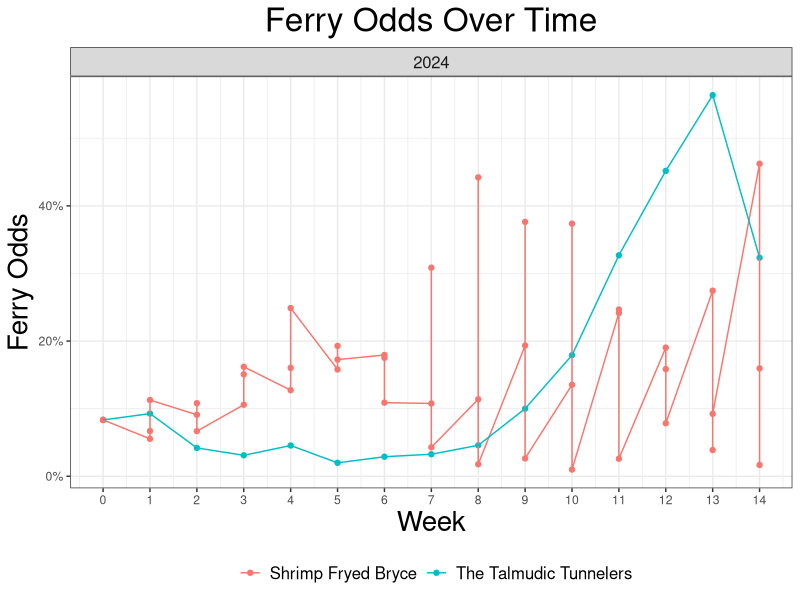
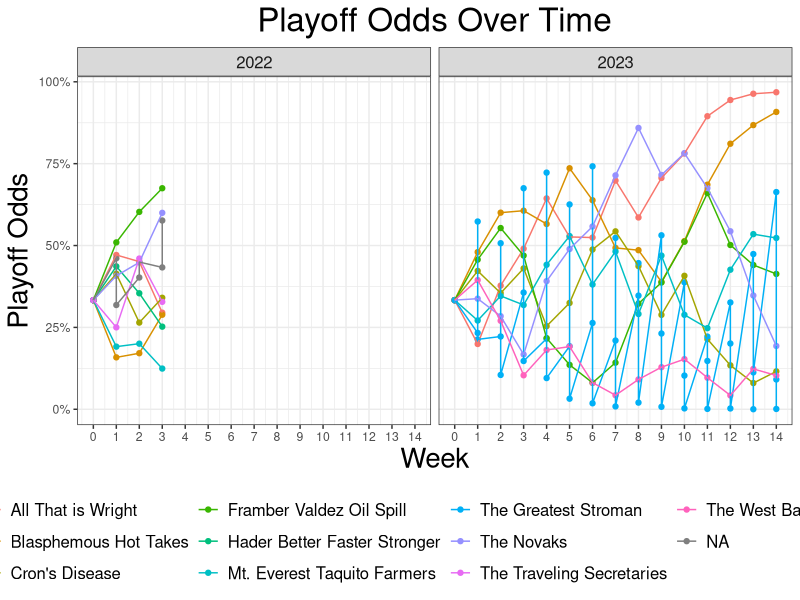
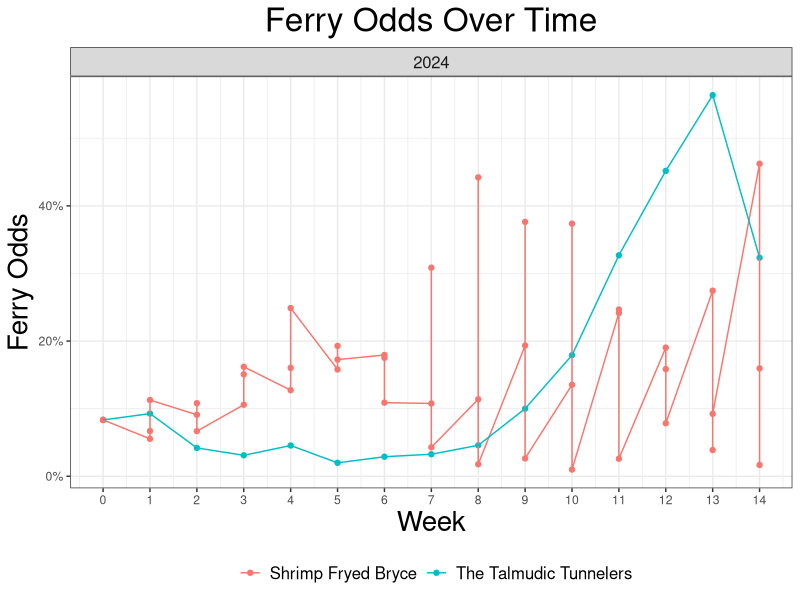
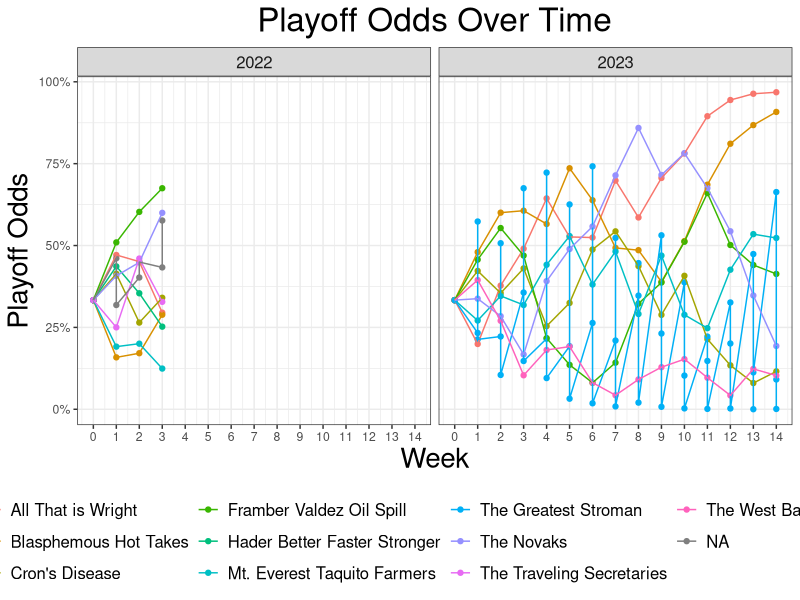

These charts were generated, in order, by the following R code:
library(tidyverse)

### Custom ggplot theme
theme_set(theme_bw() +
            theme(plot.title = element_text(hjust = 0.5, size = 24),
                  plot.subtitle = element_text(hjust = 0.5, size = 18),
                  axis.title = element_text(size = 20),
                  strip.text = element_text(size = 12),
                  strip.text.y = element_text(size = 8),
                  plot.caption = element_text(size = 10),
                  legend.text = element_text(size = 12),
                  legend.position = "bottom"))

teams2022 <- read_csv('data/stats/2022/teams_2022.csv')
teams2023 <- read_csv('data/stats/2023/teams_2023.csv')
teams2024 <- read_csv('data/stats/2024/teams_2024.csv')

odds2022 <- 
  read_csv('data/playoff_odds/historical_playoff_odds_2022.csv') %>% 
  mutate('season' = 2022) %>% 
  left_join(teams2022)

odds2023 <- read_csv('data/playoff_odds/historical_playoff_odds_2023.csv') %>% 
  mutate('season' = 2023) %>% 
  left_join(teams2023)
odds2024 <- read_csv('data/playoff_odds/historical_playoff_odds_2024.csv') %>% 
  mutate('season' = 2024) %>% 
  left_join(teams2024)

df <- 
  bind_rows(odds2022 %>% filter(matchup_id <= 20) , 
            odds2023 %>% filter(matchup_id <= 21) ,
            odds2024) %>% 
  
  group_by(team_id) %>% 
  mutate('franchise' = last(team[season == 2024])) %>% 
  ungroup() %>% 
  group_by(team_id, season) %>%
  filter(last(last_place) > 0.1)
  
  

ggplot(df %>% filter(season == 2024, matchup_id <= 14), aes(x = matchup_id, y = last_place)) + 
  facet_wrap(~season, ncol = 1) + 
  geom_point(aes(col = franchise)) + 
  geom_line(aes(col = franchise)) +
  scale_y_continuous(labels = scales::percent) +
  scale_x_continuous(breaks = 0:14) +
  theme(legend.position = 'bottom') +
  labs(x = 'Week',
       y = 'Ferry Odds',
       col = '',
       title = 'Ferry Odds Over Time')

ggsave('~/Desktop/historical_ferry.png', height = 9/1.4, width =16/1.4)

df <- 
  bind_rows(odds2022, odds2023) %>% 
  filter(matchup_id <= 19) %>% 
  group_by(team_id) %>% 
  mutate('franchise' = last(team[season == 2023])) %>% 
  group_by(team_id, season) %>% 
  filter(last(playoffs) > 0.05) %>% 
  ungroup() 


ggplot(df, aes(x = matchup_id, y = playoffs)) + 
  facet_wrap(~season) + 
  geom_point(aes(col = franchise)) + 
  geom_line(aes(col = franchise)) +
  scale_y_continuous(labels = scales::percent) +
  scale_x_continuous(breaks = 0:19) +
  theme(legend.position = 'bottom') +
  labs(x = 'Week',
       y = 'Playoff Odds',
       col = '',
       title = 'Playoff Odds Over Time')

ggsave('~/Desktop/historical_playoffs.png', height = 9/1.4, width =16/1.4)
